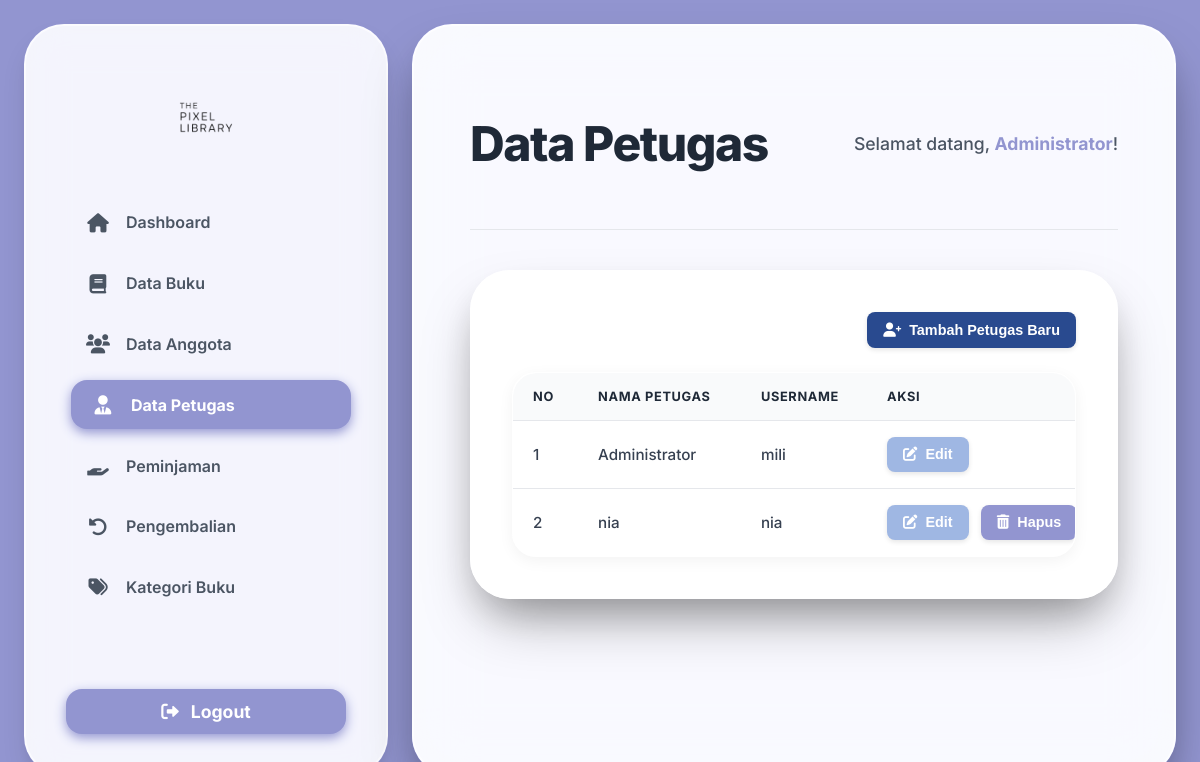
Page /data_petugas.php (signed in) on the committed database.
### tables this page shows
CREATE TABLE `petugas` (
  `id_petugas` int(11) NOT NULL,
  `nama_petugas` varchar(100) DEFAULT NULL,
  `username` varchar(50) NOT NULL,
  `password` varchar(255) NOT NULL
);

### data_petugas.php (the view, shortened to what this page needs)
<?php
include 'koneksi.php';
$nama_petugas_session = $_SESSION['nama_petugas'];
$id_petugas_session = $_SESSION['id_petugas'];
$sql = "SELECT id_petugas, nama_petugas, username FROM petugas ORDER BY nama_petugas ASC";
$result = $koneksi->query($sql);
$petugas_data = [];
if ($result->num_rows > 0) {
    while ($row = $result->fetch_assoc()) {
        $petugas_data[] = $row;
    }
}
?>
<!DOCTYPE html>
<html lang="id">
<head>
    <link rel="stylesheet" href="https://cdnjs.cloudflare.com/ajax/libs/font-awesome/6.0.0-beta3/css/all.min.css">
</head>
<body>
    <aside class="sidebar">
        <div>
            <div class="sidebar-header">
                <img src="uploads/logo1.png" alt="Book Icon">
            </div>
            <nav>
                <ul>
                    <li>
                        <a href="dashboard.php" class="sidebar-item">
                            <i class="fas fa-home"></i>
                            <span>Dashboard</span>
                        </a>
                    </li>
                    <li>
                        <a href="data_buku.php" class="sidebar-item">
                            <i class="fas fa-book"></i>
                            <span>Data Buku</span>
                        </a>
                    </li>
                    <li>
                        <a href="data_anggota.php" class="sidebar-item">
                            <i class="fas fa-users"></i>
                            <span>Data Anggota</span>
                        </a>
                    </li>
                    <li>
                        <a href="data_petugas.php" class="sidebar-item active">
                            <i class="fas fa-user-tie"></i>
                            <span>Data Petugas</span>
                        </a>
                    </li>
                    <li>
                        <a href="data_peminjaman.php" class="sidebar-item">
                            <i class="fas fa-hand-holding"></i>
                            <span>Peminjaman</span>
                        </a>
                    </li>
                    <li>
                        <a href="data_pengembalian.php" class="sidebar-item">
                            <i class="fas fa-undo-alt"></i>
                            <span>Pengembalian</span>
                        </a>
                    </li>
                    <li>
                        <a href="data_kategori.php" class="sidebar-item">
                            <i class="fas fa-tags"></i>
                            <span>Kategori Buku</span>
                        </a>
                    </li>
                </ul>
            </nav>
        </div>
        <div>
            <a href="logout.php" class="logout-button">
                <i class="fas fa-sign-out-alt"></i>
                Logout
            </a>
        </div>
    </aside>
    <main class="main-content-wrapper">
        <header class="main-header">
            <h1 class="main-header-title">Data Petugas</h1>
            <div class="welcome-message">
                Selamat datang, <span><?php echo htmlspecialchars($nama_petugas_session); ?></span>!
            </div>
        </header>
        <section class="card-data-table">
            <div class="table-controls">
                <button id="addPetugasBtn" class="action-btn btn-add">
                    <i class="fas fa-user-plus"></i> Tambah Petugas Baru
                </button>
            </div>
            <div class="table-container">
                <table>
                    <thead>
                        <tr>
                            <th>No</th>
                            <th>Nama Petugas</th>
                            <th>Username</th>
                            <th>Aksi</th>
                        </tr>
                    </thead>
                    <tbody>
                        <?php if (empty($petugas_data)): ?>
                            <tr>
                                <td colspan="4" class="text-center-col" style="padding: 2rem; color: #6b7280; font-weight: normal;">Tidak ada data petugas yang tersedia.</td>
                            </tr>
                        <?php else: ?>
                            <?php $no = 1;
                            foreach ($petugas_data as $petugas): ?>
                                <tr>
                                    <td><?php echo $no++; ?></td>
                                    <td><?php echo htmlspecialchars($petugas['nama_petugas']); ?></td>
                                    <td><?php echo htmlspecialchars($petugas['username']); ?></td>
                                    <td class="whitespace-nowrap">
                                        <button class="action-btn btn-edit"
                                            data-id="<?php echo $petugas['id_petugas']; ?>"
                                            data-nama="<?php echo htmlspecialchars($petugas['nama_petugas']); ?>"
                                            data-username="<?php echo htmlspecialchars($petugas['username']); ?>"
                                            onclick="openEditModal(this)">
                                            <i class="fas fa-edit"></i> Edit
                                        </button>
                                        <?php if ($petugas['id_petugas'] != $id_petugas_session):
                                        ?>
                                            <button class="action-btn btn-delete"
                                                data-id="<?php echo $petugas['id_petugas']; ?>"
                                                data-nama="<?php echo htmlspecialchars($petugas['nama_petugas']); ?>"
                                                onclick="openDeleteModal(this)">
                                                <i class="fas fa-trash-alt"></i> Hapus
                                            </button>
                                        <?php endif; ?>
                                    </td>
                                </tr>
                            <?php endforeach; ?>
                        <?php endif; ?>
                    </tbody>
                </table>
            </div>
        </section>
    </main>
</body>
</html>

### data_petugas.php (style rules this page uses)
body { font-family: 'Inter', sans-serif; background: #9295d0; min-height: 100vh; padding: 1.5rem; overflow-x: hidden; overflow-y: auto; display: flex; gap: 1.5rem; box-sizing: border-box; margin: 0; }
.sidebar { background-color: rgba(255, 255, 255, 0.9); border-radius: 2.5rem; box-shadow: 0 15px 30px -8px rgba(0, 0, 0, 0.15), 0 8px 15px -4px rgba(0, 0, 0, 0.08); backdrop-filter: blur(20px) saturate(1.5); border: 2px solid rgba(255, 255, 255, 0.6); padding: 2.5rem; width: 280px; flex-shrink: 0; display: flex; flex-direction: column; justify-content: space-between; animation: fadeInLeft 0.8s ease-out forwards; transform: translateX(-20px); opacity: 0; }
.sidebar-header { font-size: 2.2rem; font-weight: 800; color: #1F2937; margin-bottom: 2rem; text-align: center; letter-spacing: -0.02em; }
.sidebar-header img { width: 100px; height: 100px; object-fit: contain; margin: 0 auto; display: block; }
.sidebar nav ul { list-style: none; padding: 0; margin: 0; }
.sidebar-item { display: flex; align-items: center; padding: 0.9rem 1.25rem; border-radius: 1rem; color: #4B5563; font-weight: 600; transition: all 0.2s cubic-bezier(0.25, 0.8, 0.25, 1); position: relative; overflow: hidden; margin-bottom: 0.75rem; text-decoration: none; }
.sidebar-item.active { background: #9295d0; color: white; font-weight: 700; box-shadow: 0 4px 12px #9295d0; transform: translateX(5px); }
.sidebar-item i { margin-right: 1rem; font-size: 1.2rem; width: 1.5rem; text-align: center; }
.logout-button { display: flex; align-items: center; justify-content: center; padding: 0.75rem 1.25rem; border-radius: 1rem; font-size: 1.1rem; font-weight: 700; background: #9295d0; color: white; box-shadow: 0 4px 12px #9295d0; transition: all 0.3s cubic-bezier(0.25, 0.8, 0.25, 1); position: relative; overflow: hidden; cursor: pointer; text-decoration: none; border: none; margin: 2rem auto 0 auto; }
.logout-button i { margin-right: 0.75rem; }
.main-content-wrapper { flex: 1; background-color: rgba(255, 255, 255, 0.95); border-radius: 2.5rem; box-shadow: 0 30px 60px -15px rgba(0, 0, 0, 0.35), 0 20px 40px -10px rgba(0, 0, 0, 0.2); backdrop-filter: blur(30px) saturate(1.8); border: 2px solid rgba(255, 255, 255, 0.7); padding: 3.5rem; overflow-y: auto; animation: fadeInRight 0.8s ease-out forwards; transform: translateX(20px); opacity: 0; }
.main-header { display: flex; justify-content: space-between; align-items: center; margin-bottom: 2.5rem; padding-bottom: 1.5rem; border-bottom: 1px solid #E5E7EB; }
.main-header-title { font-size: 3rem; font-weight: 800; color: #1F2937; letter-spacing: -0.03em; }
.welcome-message { font-size: 1.1rem; color: #4B5563; font-weight: 500; }
.welcome-message span { color: #9295d0; font-weight: 700; }
.card-data-table { background-color: rgba(255, 255, 255, 0.95); border-radius: 2.5rem; box-shadow: 0 30px 60px -15px rgba(0, 0, 0, 0.35), 0 20px 40px -10px rgba(0, 0, 0, 0.2); backdrop-filter: blur(30px) saturate(1.8); border: 2px solid rgba(255, 255, 255, 0.7); padding: 2.5rem; margin-bottom: 2rem; }
.table-controls { display: flex; justify-content: flex-end; margin-bottom: 1.5rem; }
.table-container { overflow-x: auto; border-radius: 1.5rem; border: 1px solid rgba(255, 255, 255, 0.5); box-shadow: 0 4px 15px rgba(0, 0, 0, 0.05); }
table { width: 100%; border-collapse: separate; border-spacing: 0; overflow: hidden; min-width: 600px; }
th, td { padding: 1rem 1.25rem; text-align: left; border-bottom: 1px solid #E5E7EB; font-size: 0.95rem; color: #374151; }
th { background-color: #F9FAFB; font-weight: 700; color: #1F2937; text-transform: uppercase; font-size: 0.8rem; letter-spacing: 0.05em; position: sticky; top: 0; z-index: 10; }
thead th:first-child { border-top-left-radius: 1.5rem; }
thead th:last-child { border-top-right-radius: 1.5rem; }
tbody tr:last-child td { border-bottom: none; }
td { font-weight: 500; }
.whitespace-nowrap { white-space: nowrap; }
.action-btn { background-color: #d8d0e7; color: white; padding: 0.6rem 1rem; border-radius: 0.5rem; font-size: 0.9rem; font-weight: 600; transition: all 0.3s ease; box-shadow: 0 2px 5px rgba(0, 0, 0, 0.1); position: relative; overflow: hidden; border: none; cursor: pointer; display: inline-flex; align-items: center; gap: 0.5rem; text-decoration: none; }
.btn-add { background-color: #294a8f; color: white; }
.btn-edit { background-color: #9fb7e3; color: white; margin-right: 0.5rem; }
.btn-delete { background-color: #9295d0; color: white; }

### rows in the picture
petugas: nama_petugas "Administrator", username "mili"
petugas: nama_petugas "nia", username "nia"

### other values in the picture
$nama_petugas_session "Administrator"
